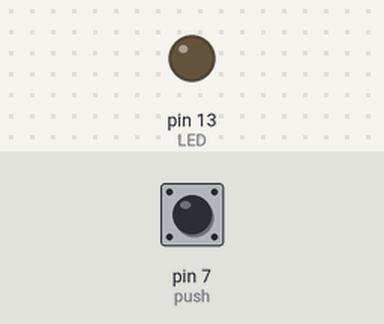
The sketch below on a simulated Arduino Uno, built with avr-gcc and run on an emulated ATmega328P. Parts: output pins drawn as LEDs (lit = HIGH). The test bench sets the inputs (shaded band); at power-on: pin 7 (push) LOW.

Above: at 1.2 s.
1.3 s: pin 7 (push) pulled HIGH for 0.15 s
At 1.8 s:
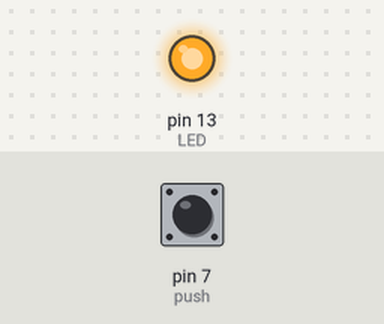
2.9 s: pin 7 (push) pulled HIGH for 1 s
At 4.3 s:
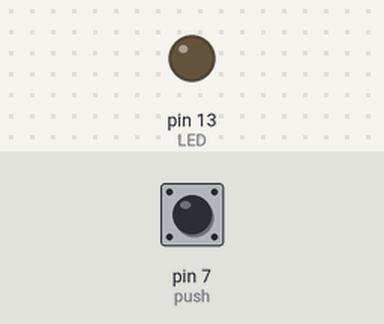
5.4 s: pin 7 (push) pulled HIGH for 3.2 s
At 9.0 s:
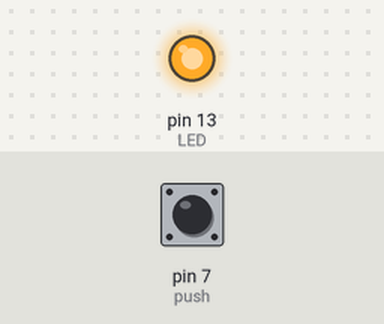
Timing chart, 0 to 10.5 s (numbered marks = the images above; inputs shaded):
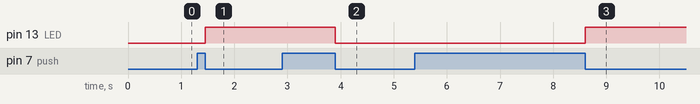

The sketch:

push_test.ino
```cpp
const int push = 7;
const int LED = 13;

byte lastPushState = LOW;
byte ledState = LOW;

unsigned long debounce = 50;
unsigned long lastChange = 0;

void setup() {
  pinMode(LED, OUTPUT);
  pinMode(push, INPUT);
}

void loop() {
  if (millis() - lastChange > debounce) {
    byte pushState = digitalRead(push);
    if (pushState != lastPushState) {
      lastChange = millis();
      lastPushState = pushState;
      if (pushState == LOW) {
        ledState = (ledState == HIGH) ? LOW: HIGH;
        digitalWrite(LED, ledState);
      }
    }
  }
}
```

Measured:
- after the input at 1.3 s, pin 13 (LED): LOW → HIGH after 0.15 s
- after the input at 2.9 s, pin 13 (LED): HIGH → LOW after 1.0 s
- after the input at 5.4 s, pin 13 (LED): LOW → HIGH after 3.2 s
